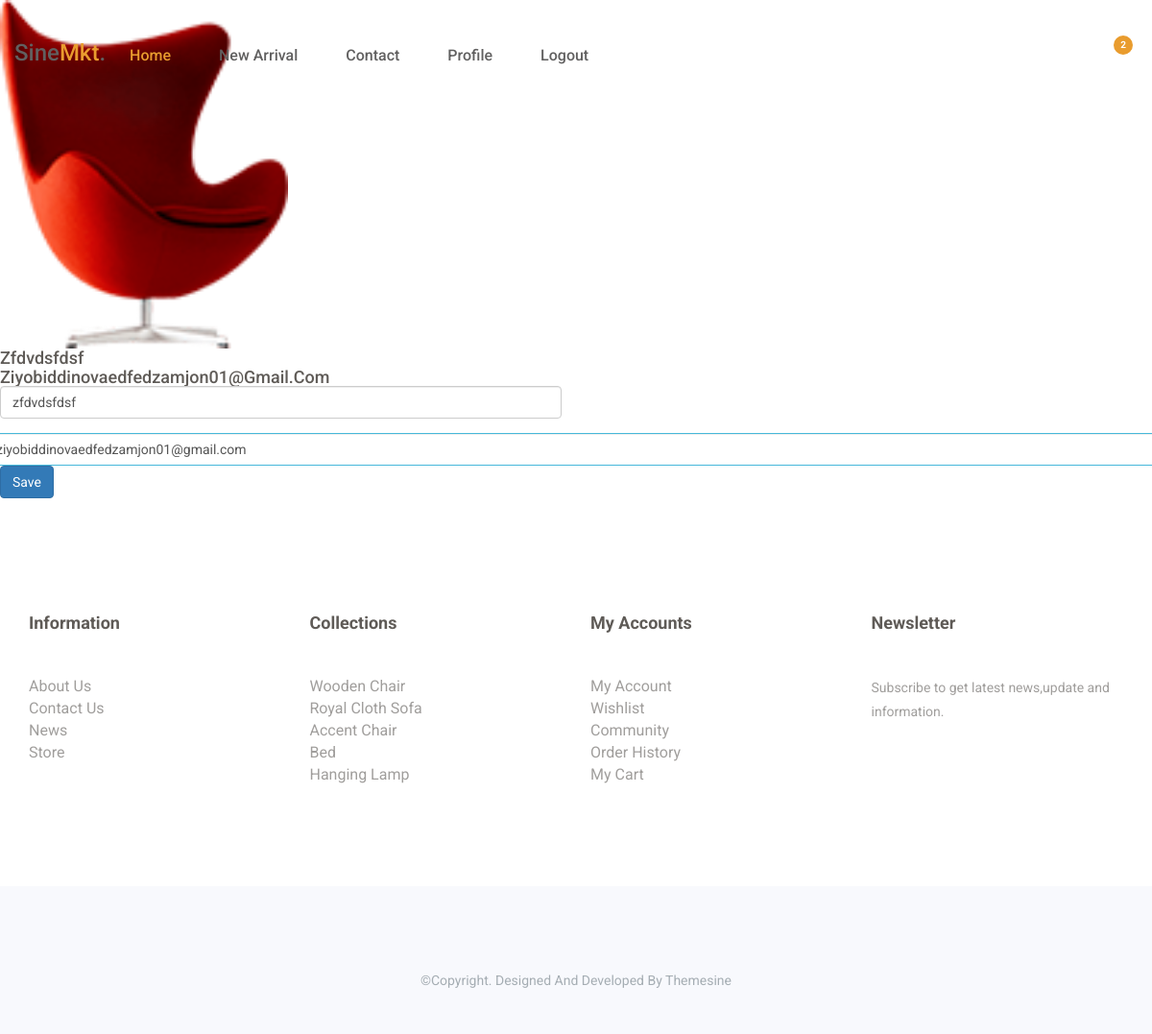
/profile (signed in), run on the app's committed database.
### furn/models.py (models this page shows, shortened)
class MyUser(AbstractUser):
    username = None
    email = models.EmailField(unique=True)
    USERNAME_FIELD = 'email'
    REQUIRED_FIELDS = ['first_name', 'last_name']
    is_organiser = models.BooleanField(default=False)
    is_agent = models.BooleanField(default=False)

class Profile(models.Model):
    class Meta:
        verbose_name = "My profile"
        verbose_name_plural = "Profile"
    bio = models.CharField( max_length=100, default="biooo")
    phone_number = models.IntegerField(default=998949949494)
    custome_user = models.OneToOneField(MyUser, on_delete=models.CASCADE)
    image = models.ImageField(default='arrivals5.png', upload_to = "profile")
    salary = models.IntegerField(default=0)

### furn/views.py (the view)
# urls.py: path('profile', profile, name='profile'),
def profile(request):
    if request.method == 'POST':
        user_form = UptadeUserForm(request.POST, instance=request.user)
        profile_form = UptadeProfileForm(request.POST, request.FILES, instance=request.user.profile)
        if user_form.is_valid() and profile_form.is_valid():
            user_form.save()
            profile_form.save()
            return redirect("furn:home")
    else:
        user_form = UptadeUserForm(instance=request.user)
        profile_form = UptadeProfileForm(instance=request.user.profile)
    context = {
        "user_form": user_form,
        "profile_form": profile_form,
    }
    return render(request, 'pages/profile.html', context)

### furn/form.py
class UptadeUserForm(forms.ModelForm):
    class Meta:
        model = User
        fields = ['first_name', 'email']

class UptadeProfileForm(forms.ModelForm):
    class Meta:
        model = Profile
        fields = ['image', 'phone_number']

### templates/pages/profile.html (shortened to what this page needs)
{% extends 'layouts/base.html' %}
{% block content %}
<link rel="stylesheet"
    href="https://cdnjs.cloudflare.com/ajax/libs/MaterialDesign-Webfont/3.6.95/css/materialdesignicons.css">
<div>
    <img src="{{ user.profile.image.url }}" style="width: 300px;">
    <h1>{{ user.first_name }}</h1>
    <h1>{{ user.email }}</h1>
    <form method="post" enctype="multipart/form-data">
        {% load widget_tweaks %}
      <div class="row">
        <div class="col-md-6 form-group mt-5">
            {% render_field user_form.first_name type="text" class="form-control" %}
        </div>
        <div class="col_md-6 form_group mt-5">
            {% render_field user_form.email type='email' class='form-control' %}
        </div>
      </div>
        <button type="submit" class="btn btn-primary">Save</button>
    </form>
</div>
{% endblock %}

### static/css/bootsnav.css (style rules this page uses)
body { -webkit-transition: all 0.3s ease-in-out; -moz-transition: all 0.3s ease-in-out; -o-transition: all 0.3s ease-in-out; -ms-transition: all 0.3s ease-in-out; transition: all 0.3s ease-in-out; }

### static/css/style.css (style rules this page uses)
* { padding: 0; margin: 0; }
* { -webkit-box-sizing:border-box; -moz-box-sizing:border-box; -o-box-sizing:border-box; -ms-box-sizing:border-box; box-sizing:border-box; }
body { font-family: 'Roboto', sans-serif; font-size:16px; color:#a09e9c; background: #fff; text-transform: capitalize; max-width:1920px; margin:0 auto; overflow-x:hidden; }
#id_email { border-radius: 5px; border: 1px solid #46b8da; padding: 5px 10px; padding-right: 20px; }
h1,h2,h3,h4,h5,h6 { margin: 0; color:#5f5b57; font-size: 18px; font-weight: 500; }
img { border:none;max-width:100%; height:auto; }
select,input,textarea,button { box-shadow:none;outline:0!important; }
button { background: transparent;border: 0; }
html,body { height: 100%; }

### data on the page
MyUser: profile.image (picture), first_name "Zfdvdsfdsf", email "Ziyobiddinovaedfedzamjon01@gmail.com", first_name "zfdvdsfdsf", email "ziyobiddinovaedfedzamjon01@gmail.com"
